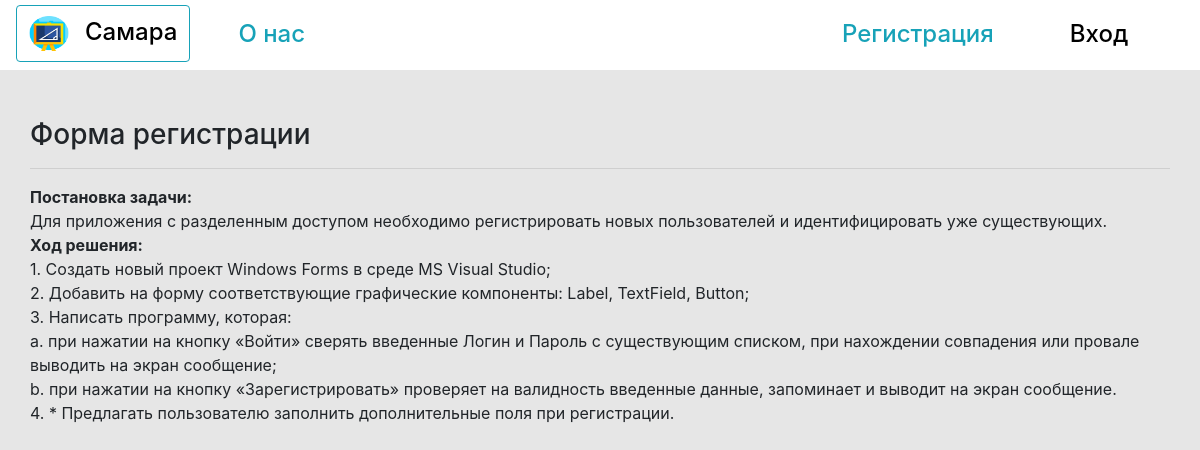
The app's page /lekcia/Mazhoritarnaya_izbiratel with its own data.
### deti/models.py (models this page shows, shortened)
class Lekcia(models.Model): #Таблица лекций
    lekcia_title= models.CharField(max_length = 120, db_index = True, verbose_name = 'Название лекции')
    lekcia_text= models.TextField(verbose_name='Текст лекции')
    slug = models.SlugField(max_length=120, unique=True, verbose_name='URL', blank=True)
    class Meta:
        verbose_name='Леуция'
        verbose_name_plural='Лекции'
        db_table='lekcia'

### deti/views.py (the view)
# urls.py: path('lekcia/<str:slug>', LekciaDetail.as_view(), name = 'lekcia_detail_url'),
class LekciaDetail(View):
    def get(self, request,slug):
        lekcia = get_object_or_404(Lekcia, slug__iexact=slug)
        return render (request, 'deti/lekcia_detail.html', context ={'lekcia':lekcia})

### deti/templates/deti/lekcia_detail.html (shortened to what this page needs)
{% extends 'base.html' %}
{% load crispy_forms_tags %}
{% block content %}
<div class="row">
  <div class="col">
    <h3 class="mt-5">{{lekcia.lekcia_title}}</h3>
    <hr />
    <p class="mt-3">
      {{lekcia.lekcia_text|safe}}
      </p>
  </div>
</div>
{% endblock %}

### static/css/style.css (style rules this page uses)
body { background-color: #e6e6e6; }

### records on screen
Lekcia: lekcia_title "Форма регистрации", lekcia_text "Постановка задачи: Для приложения с разделенным доступом необходимо регистрировать новых пользователей и идентифицировать уже существующих. Ход решения: 1. Создать новый проект Windows Forms в среде MS Visual Studio; 2. Добавить на форму соответствующие графические компоненты: Label, TextField, Button; 3. Написать программу, которая: a. при нажатии на кнопку «Войти» сверять введенные Логин и Пароль с существующим списком, при нахождении совпадения или провале выводить на экран сообщение; b. при нажатии на кнопку «Зарегистрировать» проверяет на валидность введенные данные, запоминает и выводит на экран сообщение. 4. * Предлагать пользователю заполнить дополнительные поля при регистрации."
